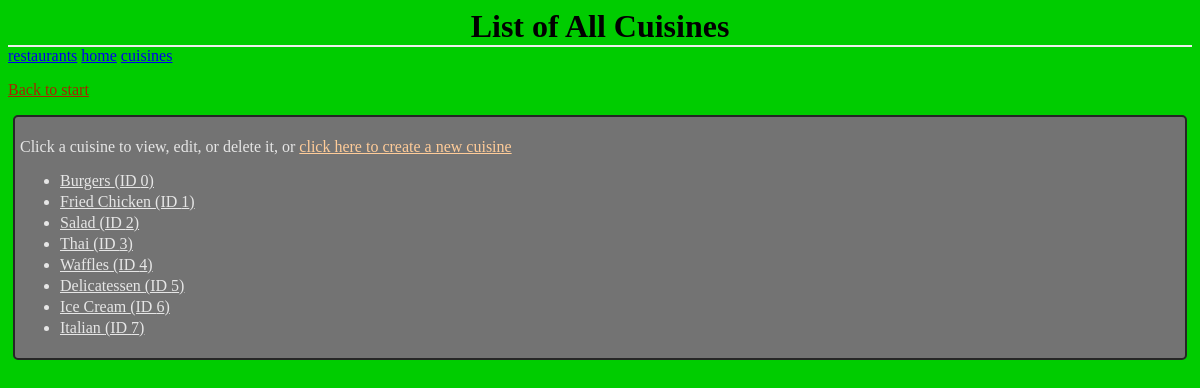
The page /cuisines/ on the database as committed earlier.
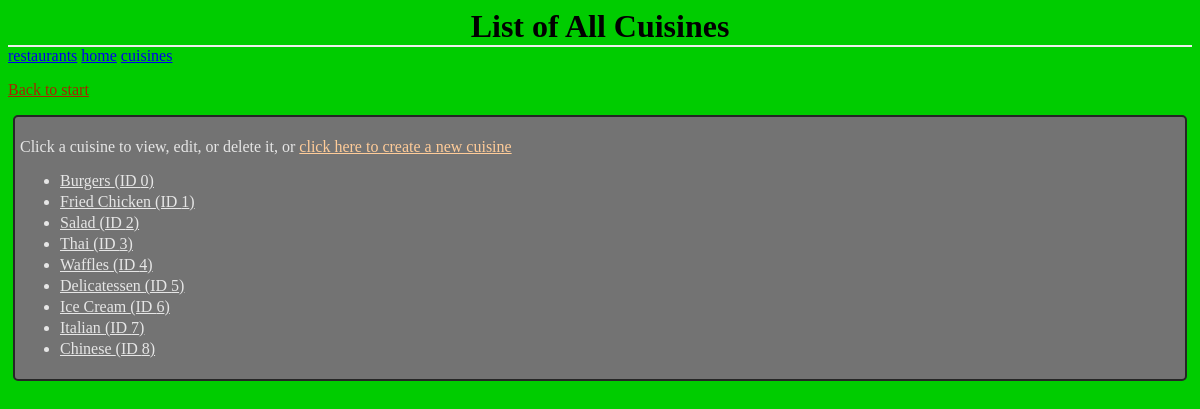
The same page on the database as committed later.
### database_setup.py (models this page shows, shortened)
class Cuisine(Base):
	__tablename__ = 'cuisine'
	id = Column(Integer, primary_key=True)
	name = Column(String(80), nullable=False, unique=True)

### project.py (the view)
@app.route('/cuisines/')
def cuisines():
        cuisines = RestaurantManager.getCuisines()
        return render_template("Cuisines.html",
                               cuisines=cuisines)

### RestaurantManager.py (called while the page is built)
def getRestaurantDBSession():
    engine = create_engine('sqlite:///restaurants.db')
    Base.metadata.bind = engine
    DBSession = sessionmaker(bind=engine)
    session = DBSession()
    return session

def getCuisines(onlyPopular=False):
    session = getRestaurantDBSession()
    if onlyPopular:
        numPerCuisine = session.query(Restaurant.foodType,
                        func.count(Restaurant.foodType).label('No')).\
                        group_by(Restaurant.foodType).all()
        cuisines = []
        for cuisine in numPerCuisine:
            if cuisine.No > 3:
                cuisines.append(cuisine)
    else:
        cuisines  = session.query(Cuisine).order_by(Cuisine.id).all()
    session.close()
    return cuisines

### templates/Cuisines.html (shortened to what this page needs)
<html>
<head>
	<link rel=stylesheet type=text/css href="{{url_for('static',
											           filename='Cuisines.css')}}">
</head>
<body>
	<h1 class='header'>
		List of All Cuisines
	</h1>
	<div class='homeLinks'>
		<a href="{{url_for('restaurants')}}">restaurants</a>
		<a href="{{url_for('restaurantManagerIndex')}}">home</a>
		<a href="{{url_for('cuisines')}}">cuisines</a>
	</div>
	<p>
		<a class='backLink' href="{{url_for('restaurantManagerIndex')}}">
			Back to start
		</a>
	</p>
	<div class='list'>
	<p>
		Click a cuisine to view, edit, or delete it, or
		<a class='actionLink' href="{{url_for('addCuisine')}}">
			click here to create a new cuisine
		</a>
	</p>
	<ul>
	{% for c in cuisines %}
	{% if c.id != -1: %}
		<li>
			<a class='forwardLink' href="{{url_for('cuisine',
							 	cuisine_id=c.id)}}">
				{{c.name}} (ID {{c.id}})
			</a>
		</li>
	{% endif %}
	{% endfor %}
	</ul>
	</div>
</body>
</html>

### static/Cuisines.css (style rules this page uses)
body { font-family: serif; background-color: #00cc00 }
li { margin: 0 0 3px 0; }
.header { left: 50%; text-align: center; font-family: 'Georgia', serif; border-bottom: 2px solid #eee; margin: 0; }
.list { border: 2px solid; border-radius: 5px; padding: 5px; margin: 5px; border-color: #262626; background-color: #737373; color: #e6e6e6; }
.backLink { color: #a52600; }
.actionLink { color: #ffcc99; }
.forwardLink { color: #e6e6e6; }

Rows that differ between the two databases and show on the page:
added Cuisine: name "Chinese", id "8"
